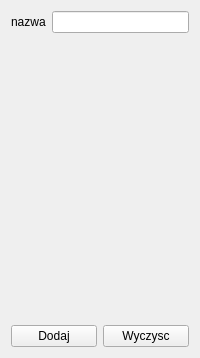
      <widget class="QWidget" name="tab_11">
       <attribute name="title">
        <string>Kategoria</string>
       </attribute>
       <layout class="QVBoxLayout" name="verticalLayout_29">
        <item>
         <layout class="QHBoxLayout" name="horizontalLayout_37">
          <item>
           <layout class="QVBoxLayout" name="verticalLayout_53">
            <item>
             <widget class="QLabel" name="label_107">
              <property name="text">
               <string>nazwa</string>
              </property>
             </widget>
            </item>
           </layout>
          </item>
          <item>
           <layout class="QVBoxLayout" name="verticalLayout_54">
            <item>
             <widget class="QLineEdit" name="lineEdit_114"/>
            </item>
           </layout>
          </item>
         </layout>
        </item>
        <item>
         <spacer name="verticalSpacer_18">
          <property name="orientation">
           <enum>Qt::Vertical</enum>
          </property>
          <property name="sizeHint" stdset="0">
           <size>
            <width>20</width>
            <height>286</height>
           </size>
          </property>
         </spacer>
        </item>
        <item>
         <layout class="QHBoxLayout" name="horizontalLayout_36">
          <item>
           <widget class="QPushButton" name="pushButton_37">
            <property name="text">
             <string>Dodaj</string>
            </property>
           </widget>
          </item>
          <item>
           <widget class="QPushButton" name="pushButton_38">
            <property name="text">
             <string>Wyczysc</string>
            </property>
           </widget>
          </item>
         </layout>
        </item>
       </layout>
      </widget>
